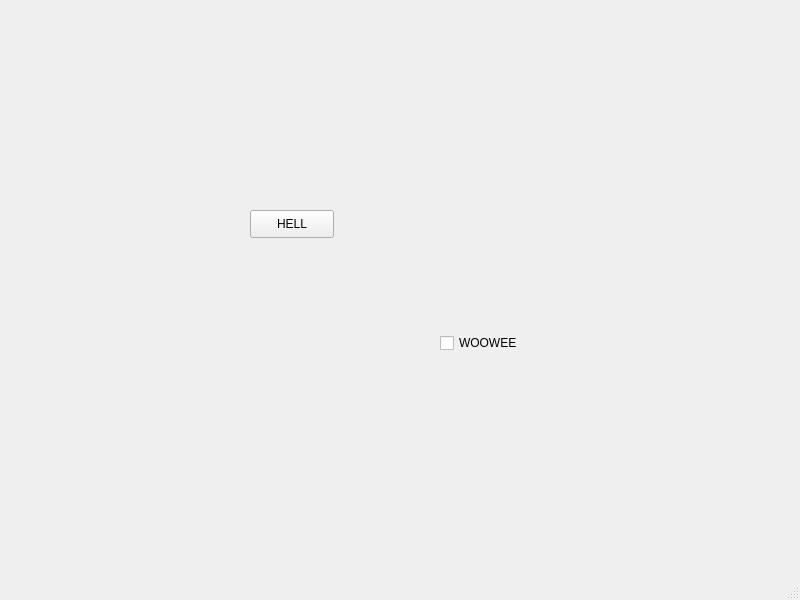
<?xml version="1.0" encoding="UTF-8"?>
<ui version="4.0">
 <class>MainWindow</class>
 <widget class="QMainWindow" name="MainWindow">
  <property name="geometry">
   <rect>
    <x>0</x>
    <y>0</y>
    <width>800</width>
    <height>600</height>
   </rect>
  </property>
  <property name="windowTitle">
   <string>MainWindow</string>
  </property>
  <widget class="QWidget" name="centralwidget">
   <widget class="QPushButton" name="pushButton">
    <property name="geometry">
     <rect>
      <x>250</x>
      <y>210</y>
      <width>84</width>
      <height>28</height>
     </rect>
    </property>
    <property name="text">
     <string>HELL</string>
    </property>
   </widget>
   <widget class="QCheckBox" name="checkBox">
    <property name="geometry">
     <rect>
      <x>440</x>
      <y>330</y>
      <width>91</width>
      <height>26</height>
     </rect>
    </property>
    <property name="text">
     <string>WOOWEE</string>
    </property>
   </widget>
  </widget>
  <widget class="QMenuBar" name="menubar">
   <property name="geometry">
    <rect>
     <x>0</x>
     <y>0</y>
     <width>800</width>
     <height>25</height>
    </rect>
   </property>
  </widget>
  <widget class="QStatusBar" name="statusbar"/>
 </widget>
 <resources/>
 <connections/>
</ui>
